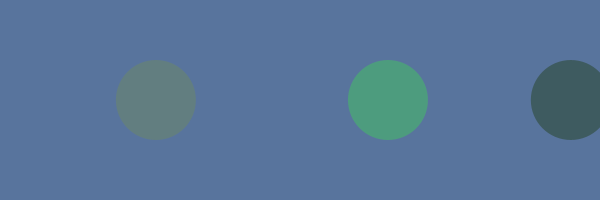
Frame 1 (no input)
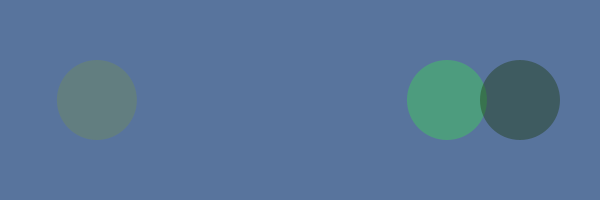
Frame 60 (the mouse pressed at the canvas centre just before this capture)
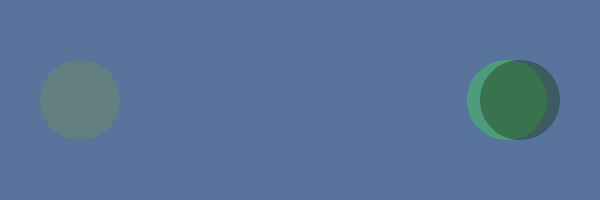
Frame 120 (the mouse held since frame 60 and released just before this capture)

The Processing sketch that drew these frames (run headless with seeded random() and noise(); from frame 60 on, the mouse is pressed at the canvas centre):

// Processing sketch: processing_86146
// ── processing_86146.pde

// P04_Var4_CreatingArrays
// Barton Poulson uvu.edu/profpages/bart
// 18 January 2013

int wide = 600;
int high = 200;

float[] x = {random(0, wide), random(0, wide), random(0, wide)};
int y = high/2;
int d = 80;

color[] c = {color(random(255), random(255), random(255)),
             color(random(255), random(255), random(255)),
             color(random(255), random(255), random(255)),
             color(random(255), random(255), random(255))};

void setup() {
//  size(wide, high);
  size(600, 200);  // OpenProcessing doesn't like variables for size
  noStroke();
}

void draw() {
  background(c[3]);
  fill(c[0], 100);
  ellipse(x[0], y, d, d);
  fill(c[1], 100);
  ellipse(x[1], y, d, d);
  fill(c[2], 100);
  ellipse(x[2], y, d, d);
  
  x[0]++;
  x[0] = constrain(x[0], d, width-d);
  x[1]--;
  x[1] = constrain(x[1], d, width-d);
  x[2]++;
  x[2] = constrain(x[2], d, width-d);
}
